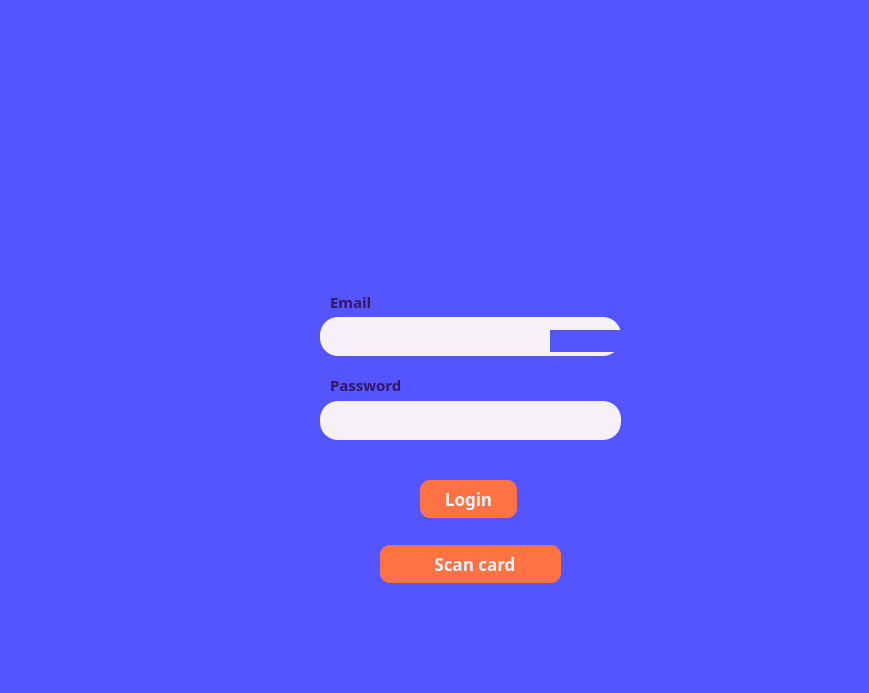
<?xml version="1.0" encoding="UTF-8"?>
<ui version="4.0">
 <class>login</class>
 <widget class="QDialog" name="login">
  <property name="geometry">
   <rect>
    <x>0</x>
    <y>0</y>
    <width>869</width>
    <height>693</height>
   </rect>
  </property>
  <property name="windowTitle">
   <string>Dialog</string>
  </property>
  <property name="styleSheet">
   <string notr="true">background-color: rgb(85, 85, 255);</string>
  </property>
  <widget class="QWidget" name="centralwidget" native="true">
   <property name="geometry">
    <rect>
     <x>80</x>
     <y>0</y>
     <width>781</width>
     <height>617</height>
    </rect>
   </property>
   <widget class="QLineEdit" name="login_password">
    <property name="geometry">
     <rect>
      <x>240</x>
      <y>401</y>
      <width>301</width>
      <height>39</height>
     </rect>
    </property>
    <property name="font">
     <font>
      <family>Montserrat SemiBold</family>
      <pointsize>10</pointsize>
      <weight>75</weight>
      <bold>true</bold>
     </font>
    </property>
    <property name="styleSheet">
     <string notr="true">background-color: rgb(245, 241, 246);
border-radius: 18px;
padding: 5px 10px;
</string>
    </property>
    <property name="echoMode">
     <enum>QLineEdit::Password</enum>
    </property>
   </widget>
   <widget class="QLineEdit" name="login_email">
    <property name="geometry">
     <rect>
      <x>240</x>
      <y>317</y>
      <width>301</width>
      <height>39</height>
     </rect>
    </property>
    <property name="font">
     <font>
      <family>Montserrat SemiBold</family>
      <pointsize>10</pointsize>
      <weight>75</weight>
      <bold>true</bold>
     </font>
    </property>
    <property name="styleSheet">
     <string notr="true">background-color: rgb(245, 241, 246);
border-radius: 18px;
padding: 5px 10px;
</string>
    </property>
   </widget>
   <widget class="QLabel" name="label_3">
    <property name="geometry">
     <rect>
      <x>240</x>
      <y>-10</y>
      <width>191</width>
      <height>191</height>
     </rect>
    </property>
    <property name="styleSheet">
     <string notr="true">background-image: url(:/resource/img/logo.png);</string>
    </property>
    <property name="text">
     <string/>
    </property>
   </widget>
   <widget class="QLabel" name="label_2">
    <property name="geometry">
     <rect>
      <x>250</x>
      <y>375</y>
      <width>131</width>
      <height>20</height>
     </rect>
    </property>
    <property name="font">
     <font>
      <family>Montserrat SemiBold</family>
      <pointsize>11</pointsize>
      <weight>75</weight>
      <bold>true</bold>
     </font>
    </property>
    <property name="styleSheet">
     <string notr="true">color: rgb(52, 23, 99);</string>
    </property>
    <property name="text">
     <string>Password</string>
    </property>
   </widget>
   <widget class="QLabel" name="label">
    <property name="geometry">
     <rect>
      <x>250</x>
      <y>294</y>
      <width>81</width>
      <height>16</height>
     </rect>
    </property>
    <property name="font">
     <font>
      <family>Montserrat SemiBold</family>
      <pointsize>11</pointsize>
      <weight>75</weight>
      <bold>true</bold>
     </font>
    </property>
    <property name="styleSheet">
     <string notr="true">color: rgb(52, 23, 99);</string>
    </property>
    <property name="text">
     <string>Email</string>
    </property>
   </widget>
   <widget class="QPushButton" name="scanCardButton">
    <property name="geometry">
     <rect>
      <x>300</x>
      <y>545</y>
      <width>181</width>
      <height>38</height>
     </rect>
    </property>
    <property name="font">
     <font>
      <family>Montserrat SemiBold</family>
      <pointsize>13</pointsize>
      <weight>75</weight>
      <bold>true</bold>
     </font>
    </property>
    <property name="cursor">
     <cursorShape>PointingHandCursor</cursorShape>
    </property>
    <property name="styleSheet">
     <string notr="true">QPushButton#scanCardButton {
    background-color: rgb(255, 114, 68);
	color: rgb(245, 241, 246);
	border-radius: 10px;
 }

QPushButton#scanCardButton:hover {
	background-color: rgb(254, 129, 75);
}

QPushButton#scanCardButton:pressed {
	background-color: rgb(255, 114, 68);
}</string>
    </property>
    <property name="text">
     <string>  Scan card</string>
    </property>
    <property name="icon">
     <iconset>
      <normaloff>:/resource/img/scan_icon.png</normaloff>:/resource/img/scan_icon.png</iconset>
    </property>
    <property name="iconSize">
     <size>
      <width>22</width>
      <height>22</height>
     </size>
    </property>
   </widget>
   <widget class="QPushButton" name="loginButton">
    <property name="geometry">
     <rect>
      <x>340</x>
      <y>480</y>
      <width>97</width>
      <height>38</height>
     </rect>
    </property>
    <property name="font">
     <font>
      <family>Montserrat SemiBold</family>
      <pointsize>13</pointsize>
      <weight>75</weight>
      <bold>true</bold>
     </font>
    </property>
    <property name="cursor">
     <cursorShape>PointingHandCursor</cursorShape>
    </property>
    <property name="styleSheet">
     <string notr="true">QPushButton#loginButton {
    background-color: rgb(255, 114, 68);
	color: rgb(245, 241, 246);
	border-radius: 10px;
 }

QPushButton#loginButton:hover {
	background-color: rgb(254, 129, 75);
}

QPushButton#loginButton:pressed {
	background-color: rgb(255, 114, 68);
}</string>
    </property>
    <property name="text">
     <string>Login</string>
    </property>
   </widget>
  </widget>
  <widget class="QMenuBar" name="menubar">
   <property name="geometry">
    <rect>
     <x>550</x>
     <y>330</y>
     <width>869</width>
     <height>22</height>
    </rect>
   </property>
  </widget>
  <widget class="QStatusBar" name="statusbar">
   <property name="geometry">
    <rect>
     <x>550</x>
     <y>330</y>
     <width>3</width>
     <height>21</height>
    </rect>
   </property>
  </widget>
 </widget>
 <resources/>
 <connections/>
</ui>
